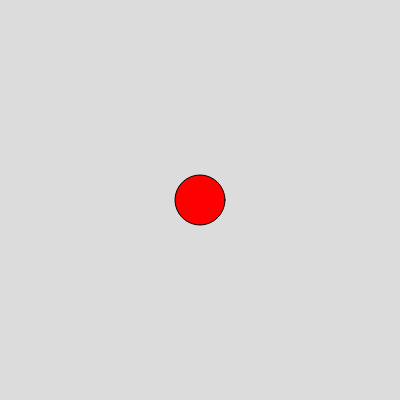
Frame 1 (no input)
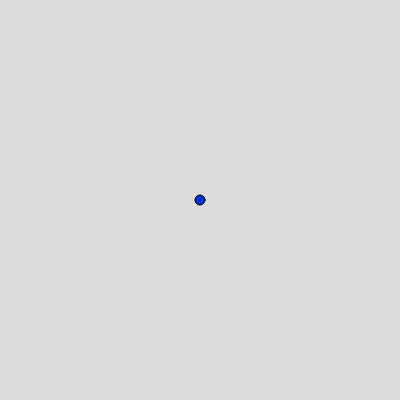
Frame 60 (no input)
Frame 120 (the mouse pressed at the canvas centre since frame 60): identical to frame 60, image omitted

The p5.js sketch that drew these frames (run headless with seeded random() and noise() and a simulated clock; from frame 60 on, the mouse is pressed at the canvas centre):

// p5.js sketch
// ── sketch.js
//state variables
let growing = false;
let circleSize = 50;
let currentColor = 0; //0, 1, 2

function setup() {
  createCanvas(400, 400);
}

function draw() {
  background(220);
  //circle code - fill color
  switch(currentColor){
    case 0:
      fill(255,0,0);
      break;
    case 1:
      fill(0,200,200);
      break;
    case 2:
      fill(0,50, 210);
      break;
  }
  
  circle(width/2, height/2, circleSize);
  
  if(growing){
    circleSize += 1;
  }
  else{
    circleSize -= 1;
    if(circleSize < 10){circleSize = 10;}
  }
  
  if(frameCount % 20 === 0){//0,1,2 
    currentColor+=1;
    if(currentColor > 2)currentColor = 0;
  }
  print(currentColor);
}

function keyPressed(){
  if(key==="a"){
    growing = !growing;
  }
}
